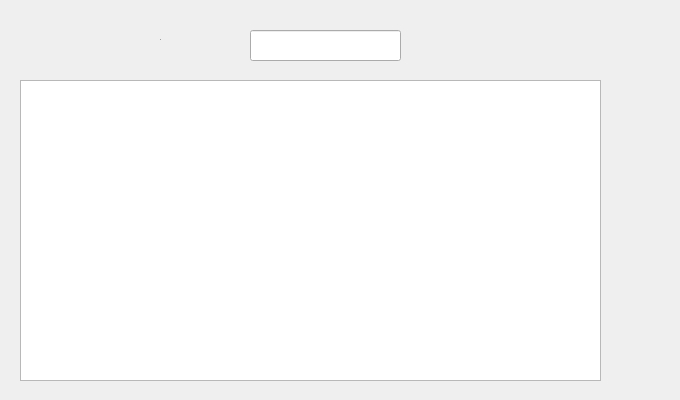
     <widget class="QWidget" name="tab_7">
      <attribute name="title">
       <string>Rechercher</string>
      </attribute>
      <widget class="QLineEdit" name="lineEdit">
       <property name="geometry">
        <rect>
         <x>250</x>
         <y>30</y>
         <width>151</width>
         <height>31</height>
        </rect>
       </property>
       <property name="styleSheet">
        <string notr="true">QLineEdit
{
    border-color: blue

    
}

</string>
       </property>
      </widget>
      <widget class="QLabel" name="label">
       <property name="geometry">
        <rect>
         <x>160</x>
         <y>30</y>
         <width>71</width>
         <height>20</height>
        </rect>
       </property>
       <property name="font">
        <font>
         <pointsize>-1</pointsize>
        </font>
       </property>
       <property name="text">
        <string>ID</string>
       </property>
      </widget>
      <widget class="QTableView" name="tableView">
       <property name="geometry">
        <rect>
         <x>20</x>
         <y>80</y>
         <width>581</width>
         <height>301</height>
        </rect>
       </property>
      </widget>
      <widget class="QLabel" name="label_161">
       <property name="geometry">
        <rect>
         <x>0</x>
         <y>0</y>
         <width>671</width>
         <height>391</height>
        </rect>
       </property>
       <property name="text">
        <string/>
       </property>
       <property name="pixmap">
        <pixmap>../../Desktop/qt/ok.jpg</pixmap>
       </property>
       <property name="scaledContents">
        <bool>true</bool>
       </property>
      </widget>
      <zorder>label_161</zorder>
      <zorder>lineEdit</zorder>
      <zorder>label</zorder>
      <zorder>tableView</zorder>
     </widget>
